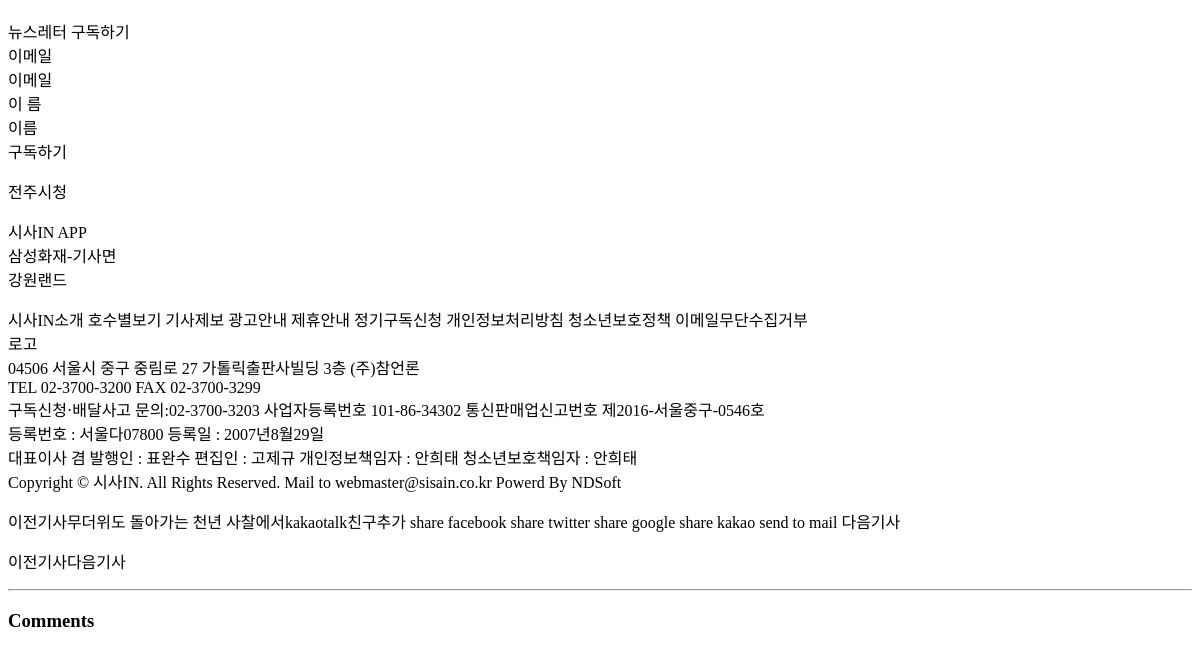
The app's page /blog/2/ (lower part), older data.
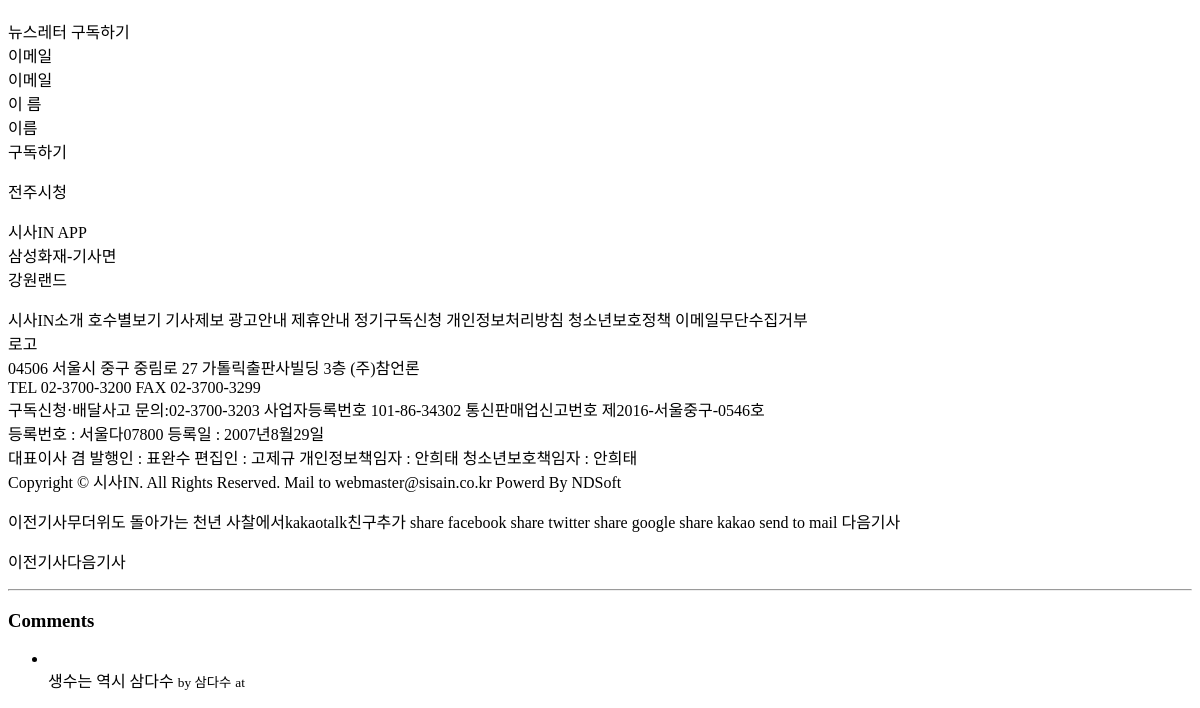
The same page, newer data.
### blog/models.py (models this page shows)
class Comment(models.Model):
    post = models.ForeignKey(Post) # 클래스지정?
    author = models.CharField(max_length=20)
    message = models.TextField()
    created_at = models.DateTimeField(auto_now_add=True)
    update_at = models.DateTimeField(auto_now=True)

### blog/views.py (the view)
# urls.py: url(r'^(?P<id>\d+)/$', views.post_detail),
def post_detail(request,id):
    post=get_object_or_404(Post,id=id)
    return render(request,'blog/post_detail.html',{
        'post':post,
    })

### blog/templates/blog/post_detail.html (shortened to what this page needs)
<!doctype html>
<html>
    <head>
    </head>
    <body>
        {{post.content|linebreaks}}
        <hr/>
        <h3>Comments</h3>
        <ul>
        {% for comment in post.comment_set.all %}
            <li></li>
                {{comment.message}}
                <small>by {{comment.author}}</small>
                <small>at {{comment.updated_at}}</small>
        {% endfor %}
        </ul>
    </body>
</html>

Row changes from the older to the newer data that the page shows:
added Comment: message "생수는 역시 삼다수", author "삼다수"
